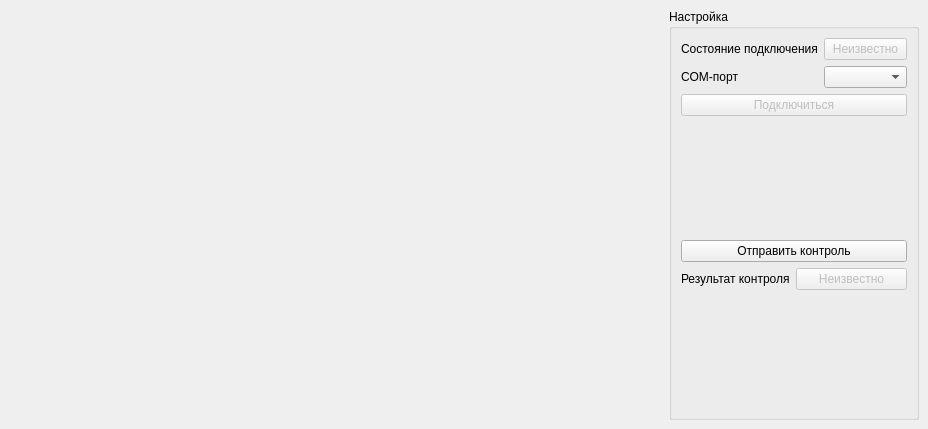
<?xml version="1.0" encoding="UTF-8"?>
<ui version="4.0">
 <class>TemperatureViewer</class>
 <widget class="QMainWindow" name="TemperatureViewer">
  <property name="geometry">
   <rect>
    <x>0</x>
    <y>0</y>
    <width>928</width>
    <height>429</height>
   </rect>
  </property>
  <property name="windowTitle">
   <string>TemperatureViewer</string>
  </property>
  <widget class="QWidget" name="centralwidget">
   <layout class="QHBoxLayout" name="horizontalLayout">
    <item>
     <widget class="QCustomPlot" name="customPlot" native="true"/>
    </item>
    <item>
     <widget class="QGroupBox" name="groupBox">
      <property name="maximumSize">
       <size>
        <width>250</width>
        <height>16777215</height>
       </size>
      </property>
      <property name="title">
       <string>Настройка</string>
      </property>
      <layout class="QVBoxLayout" name="verticalLayout">
       <item>
        <layout class="QFormLayout" name="Connection">
         <item row="0" column="0">
          <widget class="QLabel" name="labelConnection">
           <property name="text">
            <string>Состояние подключения</string>
           </property>
          </widget>
         </item>
         <item row="0" column="1">
          <widget class="QPushButton" name="statusConnection">
           <property name="enabled">
            <bool>false</bool>
           </property>
           <property name="text">
            <string>Неизвестно</string>
           </property>
           <property name="flat">
            <bool>false</bool>
           </property>
          </widget>
         </item>
         <item row="1" column="0">
          <widget class="QLabel" name="labelCOM">
           <property name="text">
            <string>COM-порт</string>
           </property>
          </widget>
         </item>
         <item row="1" column="1">
          <widget class="QComboBox" name="cb_COM"/>
         </item>
        </layout>
       </item>
       <item>
        <widget class="QPushButton" name="pb_ConnectDisconnect">
         <property name="enabled">
          <bool>false</bool>
         </property>
         <property name="text">
          <string>Подключиться</string>
         </property>
        </widget>
       </item>
       <item>
        <spacer name="verticalSpacer">
         <property name="orientation">
          <enum>Qt::Vertical</enum>
         </property>
         <property name="sizeHint" stdset="0">
          <size>
           <width>20</width>
           <height>40</height>
          </size>
         </property>
        </spacer>
       </item>
       <item>
        <widget class="QPushButton" name="pb_Control">
         <property name="text">
          <string>Отправить контроль</string>
         </property>
        </widget>
       </item>
       <item>
        <layout class="QFormLayout" name="Control">
         <item row="0" column="0">
          <widget class="QLabel" name="labelControl">
           <property name="text">
            <string>Результат контроля</string>
           </property>
          </widget>
         </item>
         <item row="0" column="1">
          <widget class="QPushButton" name="statusControl">
           <property name="enabled">
            <bool>false</bool>
           </property>
           <property name="text">
            <string>Неизвестно</string>
           </property>
           <property name="flat">
            <bool>false</bool>
           </property>
          </widget>
         </item>
        </layout>
       </item>
       <item>
        <spacer name="verticalSpacer_2">
         <property name="orientation">
          <enum>Qt::Vertical</enum>
         </property>
         <property name="sizeHint" stdset="0">
          <size>
           <width>20</width>
           <height>40</height>
          </size>
         </property>
        </spacer>
       </item>
      </layout>
     </widget>
    </item>
   </layout>
  </widget>
 </widget>
 <customwidgets>
  <customwidget>
   <class>QCustomPlot</class>
   <extends>QWidget</extends>
   <header>qcustomplot.h</header>
   <container>1</container>
  </customwidget>
 </customwidgets>
 <resources/>
 <connections/>
</ui>
